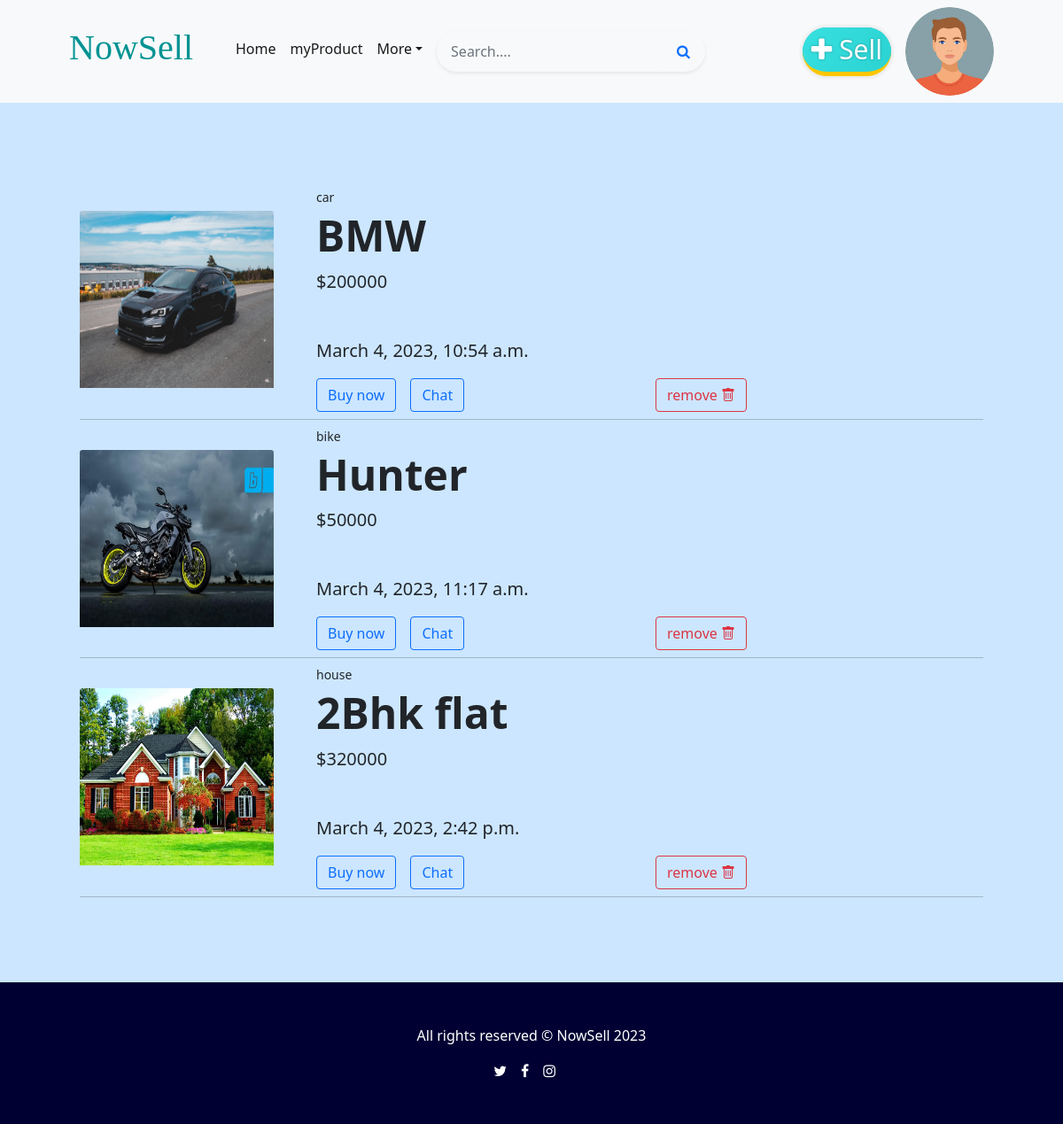
The app's page /wishlist (signed in) with its own data.
### customer/models.py (models this page shows)
class Wishlist(models.Model):
    user=models.ForeignKey(User,on_delete=models.CASCADE)
    product=models.ForeignKey(Products,on_delete=models.CASCADE)
    date=models.DateTimeField(auto_now_add=True)

class Products(models.Model):
    name=models.CharField(max_length=200)
    owner=models.ForeignKey(User,on_delete=models.CASCADE)
    description=models.CharField(max_length=200)
    condition=models.CharField(max_length=200,null=True)
    cats=(("car","car"),
          ("mobile","mobile"),
          ("bike","bike"),
          ("house","house"))
    category=models.CharField(max_length=200,choices=cats,default="bike")
    location=models.CharField(max_length=200)
    price=models.PositiveIntegerField()
    options=(
        ("for-sale","for-sale"),
        ("exchange","exchange"),
        ("sold","sold"),
        ("rent","rent"),
    )
    status=models.CharField(max_length=200,choices=options,default="for-sale")
    date=models.DateTimeField(auto_now_add=True)
    image=models.ImageField(upload_to="productimg",null=True)

### customer/views.py (the view)
# urls.py: path("wishlist",views.WishlistView.as_view(),name="wishlist"),
class WishlistView(ListView):
     template_name="wishlist.html"
     model=Wishlist
     context_object_name="items"
     def get_queryset(self):
         return Wishlist.objects.filter(user=self.request.user)

### customer/templates/wishlist.html
{%extends 'base.html'%}
{%block body%}
<section class="py-5">
    <div class="container px-4 px-lg-5 my-5">
        {%for item in items%}
        <div class="row gx-4 gx-lg-5 align-items-center">
            <div class="col-md-3">
                {%if item.product.image%}
                     <img class="card-img-top mb-5 mb-md-0" src="{{item.product.image.url}}" alt="..." height="200px" width="60px"/>
                {%else%}
                    <img class="card-img-top" src="https://dummyimage.com/450x300/dee2e6/6c757d.jpg" alt="..." height="200px" width="60px"/>
                {%endif%}
            </div>
            <div class="col-md-6">
                <div class="small mb-1">{{item.product.category}}</div>
                <h1 class="display-5 fw-bolder">{{item.product.name}}</h1>
                <div class="fs-5 mb-5">
                    <span>${{item.product.price}}</span>
                </div>
                <p class="lead">{{item.date}}</p>
                <div class="d-flex">
                    <a class="btn btn-outline-primary flex-shrink-0" href="{%url 'checkout' item.product.id%}" ></i>
                        Buy now
                    </a>
                    <a class="btn btn-outline-primary flex-shrink-0 ms-3" href="{%url 'chat'%}" ></i>
                        Chat
                    </a>
                    <a class="btn btn-outline-danger flex-shrink-0 ms-auto" href="{%url 'deletewish' item.id%}" >
                        remove <i class="bi bi-trash"></i>
                    </a>
                </div>
            </div>
        </div>
        <hr class="mt-2 mb-2">
        {%endfor%}
    </div>
</section>
{%endblock%}

### records on screen
Wishlist: product.image (picture), product.category "car", product.name "BMW", product.price "200000", date "March 4, 2023, 10:54 a.m."
Wishlist: product.image (picture), product.category "bike", product.name "Hunter", product.price "50000", date "March 4, 2023, 11:17 a.m."
Wishlist: product.image (picture), product.category "house", product.name "2Bhk flat", product.price "320000", date "March 4, 2023, 2:42 p.m."
